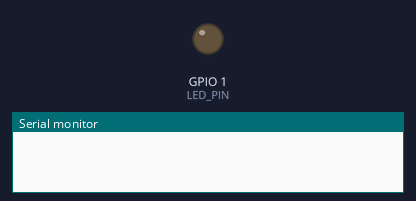
Bench run of a sketch on a simulated ESP32-S3. On the bench: output pins drawn as LEDs (lit = HIGH), the last lines printed to the serial monitor. I2S audio is not simulated (input reads silence); storage starts empty.

Above: at 0.0 s.
At 35.5 s:
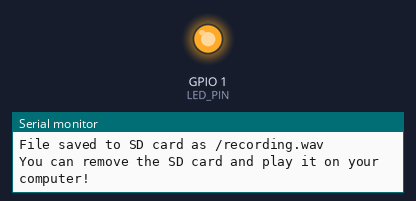
Timing chart, 0 to 37.0 s (numbered marks = the images above):
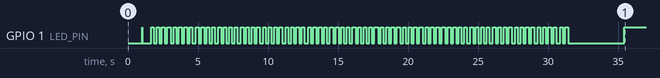

The sketch:

dual_mic_sd_record.ino
```cpp
/*
 * INMP441 Dual Microphone SD Card Recording Test
 * With PSRAM Buffering (No SD writes during recording)
 *
 * Records 30 seconds of stereo audio from two INMP441 microphones
 * to PSRAM first, then writes to SD card after recording completes.
 *
 * Hardware Wiring:
 * ================
 * ESP32-S3-LCD-2          INMP441 #1 (LEFT)      INMP441 #2 (RIGHT)
 * ────────────────        ─────────────────      ──────────────────
 * 3.3V ───────────┬────── VDD                    VDD
 *                 │
 * GND ────────────┼────── GND ──────────┬─────── GND
 *                 │                     │
 * GPIO 2 (BCK) ───┼────── SCK ──────────┼─────── SCK
 * GPIO 4 (WS) ────┼────── WS ───────────┼─────── WS
 * GPIO 18 (DIN) ──┴────── SD ───────────┴─────── SD
 *                         │                      │
 *                         L/R → GND              L/R → 3.3V
 *                           (LEFT)                 (RIGHT)
 *
 * Behavior:
 * =========
 * 1. On boot, allocates PSRAM buffer (~1.92 MB)
 * 2. Initializes I2S in stereo mode
 * 3. Records 30 seconds of audio to PSRAM (no SD interference!)
 * 4. Mounts SD card
 * 5. Writes complete recording to SD card
 * 6. Prints completion message
 * 7. Enters idle loop
 *
 * Output File:
 * ============
 * Format: WAV (PCM)
 * Sample Rate: 16000 Hz
 * Channels: 2 (Stereo)
 * Bit Depth: 16-bit
 * Duration: 30 seconds
 * Size: ~1.92 MB
 * Location: SD card root (/recording.wav)
 */

#include <driver/i2s.h>
#include "FS.h"
#include "SD.h"
#include "SPI.h"

// I2S Pin Configuration
#define I2S_BCK_PIN   2     // Bit Clock
#define I2S_WS_PIN    4     // Word Select
#define I2S_DIN_PIN   18    // Data In

// SD Card SPI Pin Configuration (shared with LCD)
#define SD_CS    41    // Chip Select
#define SD_MOSI  38    // Master Out Slave In
#define SD_MISO  40    // Master In Slave Out
#define SD_SCK   39    // Serial Clock

// Recording Configuration
#define I2S_PORT        I2S_NUM_0
#define SAMPLE_RATE     16000
#define CHANNELS        2
#define BITS_PER_SAMPLE 16
#define RECORD_DURATION 30     // seconds
#define BUFFER_SIZE     2048   // samples (int16_t stereo pairs)

// Calculate total samples
const uint32_t TOTAL_SAMPLES = SAMPLE_RATE * CHANNELS * RECORD_DURATION;
const uint32_t WAV_DATA_SIZE = TOTAL_SAMPLES * (BITS_PER_SAMPLE / 8);
const uint32_t WAV_FILE_SIZE = WAV_DATA_SIZE + 36;  // 44 byte header - 8

// LED for visual feedback
#define LED_PIN 1  // Backlight pin

// Buffers
int32_t i2s_buffer[BUFFER_SIZE];      // I2S read buffer (32-bit samples)
int16_t* psram_buffer = nullptr;      // PSRAM buffer for entire recording

void setup() {
  Serial.begin(115200);
  delay(1000);

  pinMode(LED_PIN, OUTPUT);
  digitalWrite(LED_PIN, HIGH);  // LED on during setup

  Serial.println("\n========================================");
  Serial.println("INMP441 Dual Mic SD Recording Test");
  Serial.println("(PSRAM Buffered - No SD interference)");
  Serial.println("========================================\n");

  // Check PSRAM availability
  Serial.printf("Total PSRAM: %u bytes\n", ESP.getPsramSize());
  Serial.printf("Free PSRAM: %u bytes\n", ESP.getFreePsram());

  // Allocate PSRAM buffer for entire recording
  Serial.printf("\nAllocating PSRAM buffer (%u bytes)... ", WAV_DATA_SIZE);
  psram_buffer = (int16_t*)ps_malloc(WAV_DATA_SIZE);
  if (!psram_buffer) {
    Serial.println("FAILED");
    Serial.println("ERROR: Cannot allocate PSRAM buffer");
    Serial.println("Need OPI PSRAM enabled in Arduino IDE settings");
    while(1) {
      digitalWrite(LED_PIN, !digitalRead(LED_PIN));
      delay(200);
    }
  }
  Serial.println("OK");
  Serial.printf("Free PSRAM after allocation: %u bytes\n\n", ESP.getFreePsram());

  // Initialize I2S
  Serial.print("Initializing I2S... ");
  i2s_config_t i2s_config = {
    .mode = (i2s_mode_t)(I2S_MODE_MASTER | I2S_MODE_RX),
    .sample_rate = SAMPLE_RATE,
    .bits_per_sample = I2S_BITS_PER_SAMPLE_32BIT,  // INMP441 outputs 24-bit in 32-bit words
    .channel_format = I2S_CHANNEL_FMT_RIGHT_LEFT,  // Stereo
    .communication_format = I2S_COMM_FORMAT_STAND_I2S,
    .intr_alloc_flags = ESP_INTR_FLAG_LEVEL1,
    .dma_buf_count = 4,
    .dma_buf_len = 1024,
    .use_apll = false,
    .tx_desc_auto_clear = false,
    .fixed_mclk = 0
  };

  i2s_pin_config_t pin_config = {
    .bck_io_num = I2S_BCK_PIN,
    .ws_io_num = I2S_WS_PIN,
    .data_out_num = I2S_PIN_NO_CHANGE,
    .data_in_num = I2S_DIN_PIN
  };

  esp_err_t err = i2s_driver_install(I2S_PORT, &i2s_config, 0, NULL);
  if (err != ESP_OK) {
    Serial.printf("FAILED (err=%d)\n", err);
    while(1) delay(1000);
  }

  err = i2s_set_pin(I2S_PORT, &pin_config);
  if (err != ESP_OK) {
    Serial.printf("FAILED (err=%d)\n", err);
    while(1) delay(1000);
  }
  Serial.println("OK");

  // Record to PSRAM (no SD interference!)
  Serial.printf("\nRecording %d seconds to PSRAM...\n", RECORD_DURATION);
  Serial.printf("Total samples: %u\n\n", TOTAL_SAMPLES);

  digitalWrite(LED_PIN, LOW);  // LED off before recording
  delay(500);

  bool record_success = recordToPSRAM();

  if (!record_success) {
    Serial.println("\n========================================");
    Serial.println("Recording FAILED!");
    Serial.println("========================================");
    while(1) {
      digitalWrite(LED_PIN, !digitalRead(LED_PIN));
      delay(500);
    }
  }

  Serial.println("\n========================================");
  Serial.println("Recording to PSRAM complete!");
  Serial.println("========================================\n");

  // Now write to SD card
  Serial.print("Initializing SD card... ");
  SPI.begin(SD_SCK, SD_MISO, SD_MOSI, SD_CS);
  if (!SD.begin(SD_CS)) {
    Serial.println("FAILED");
    Serial.println("ERROR: Cannot mount SD card");
    Serial.println("Recording is in PSRAM but cannot save to SD");
    while(1) {
      digitalWrite(LED_PIN, !digitalRead(LED_PIN));
      delay(200);
    }
  }
  Serial.println("OK");

  Serial.print("Writing to SD card (/recording.wav)... ");
  bool write_success = writePSRAMToSD();

  if (write_success) {
    Serial.println("OK\n");
    Serial.println("========================================");
    Serial.println("SUCCESS!");
    Serial.println("========================================");
    Serial.println("\nFile saved to SD card as /recording.wav");
    Serial.println("You can remove the SD card and play it on your computer!");
    digitalWrite(LED_PIN, HIGH);  // LED on = success
  } else {
    Serial.println("FAILED\n");
    Serial.println("========================================");
    Serial.println("SD Write FAILED!");
    Serial.println("========================================");
    while(1) {
      digitalWrite(LED_PIN, !digitalRead(LED_PIN));
      delay(500);
    }
  }
}

void loop() {
  // Idle - blink LED slowly if failed
  if (digitalRead(LED_PIN) == LOW) {
    digitalWrite(LED_PIN, !digitalRead(LED_PIN));
    delay(500);
  } else {
    delay(1000);
  }
}

bool recordToPSRAM() {
  uint32_t samples_written = 0;
  uint32_t last_percent = 0;
  unsigned long start_time = millis();

  while (samples_written < TOTAL_SAMPLES) {
    // Blink LED during recording
    if ((millis() / 200) % 2 == 0) {
      digitalWrite(LED_PIN, HIGH);
    } else {
      digitalWrite(LED_PIN, LOW);
    }

    // Read I2S data
    size_t bytes_read = 0;
    esp_err_t err = i2s_read(I2S_PORT, i2s_buffer, BUFFER_SIZE * sizeof(int32_t),
                             &bytes_read, portMAX_DELAY);

    if (err != ESP_OK) {
      Serial.printf("\nERROR: I2S read failed (err=%d)\n", err);
      return false;
    }

    // Convert 32-bit to 16-bit and write directly to PSRAM buffer
    int samples_read = bytes_read / sizeof(int32_t);
    for (int i = 0; i < samples_read && samples_written < TOTAL_SAMPLES; i++) {
      // INMP441 outputs 24-bit data in upper bits of 32-bit word
      // Shift right by 16 to get 16-bit output (keeping MSBs)
      psram_buffer[samples_written++] = (int16_t)(i2s_buffer[i] >> 16);
    }

    // Print progress
    uint32_t percent = (samples_written * 100) / TOTAL_SAMPLES;
    if (percent != last_percent && percent % 10 == 0) {
      unsigned long elapsed = millis() - start_time;
      Serial.printf("Progress: %u%% (%u / %u samples, %lu ms)\n",
                    percent, samples_written, TOTAL_SAMPLES, elapsed);
      last_percent = percent;
    }
  }

  unsigned long total_time = millis() - start_time;
  Serial.printf("\nRecording finished: %u samples in %lu ms\n", samples_written, total_time);

  return true;
}

bool writePSRAMToSD() {
  // Open file for writing
  File file = SD.open("/recording.wav", FILE_WRITE);
  if (!file) {
    return false;
  }

  // Write WAV header
  writeWavHeader(file, WAV_DATA_SIZE);

  // Write entire PSRAM buffer to SD card
  size_t bytes_written = file.write((uint8_t*)psram_buffer, WAV_DATA_SIZE);
  file.close();

  return (bytes_written == WAV_DATA_SIZE);
}

void writeWavHeader(File &file, uint32_t data_size) {
  // RIFF header
  file.write((uint8_t*)"RIFF", 4);
  uint32_t file_size = data_size + 36;
  writeLittleEndian(file, file_size, 4);
  file.write((uint8_t*)"WAVE", 4);

  // fmt chunk
  file.write((uint8_t*)"fmt ", 4);
  writeLittleEndian(file, 16, 4);                    // Chunk size
  writeLittleEndian(file, 1, 2);                     // Audio format (1 = PCM)
  writeLittleEndian(file, CHANNELS, 2);              // Number of channels
  writeLittleEndian(file, SAMPLE_RATE, 4);           // Sample rate
  writeLittleEndian(file, SAMPLE_RATE * CHANNELS * (BITS_PER_SAMPLE / 8), 4); // Byte rate
  writeLittleEndian(file, CHANNELS * (BITS_PER_SAMPLE / 8), 2); // Block align
  writeLittleEndian(file, BITS_PER_SAMPLE, 2);       // Bits per sample

  // data chunk
  file.write((uint8_t*)"data", 4);
  writeLittleEndian(file, data_size, 4);
}

void writeLittleEndian(File &file, uint32_t value, int bytes) {
  for (int i = 0; i < bytes; i++) {
    file.write((uint8_t)(value & 0xFF));
    value >>= 8;
  }
}
```
